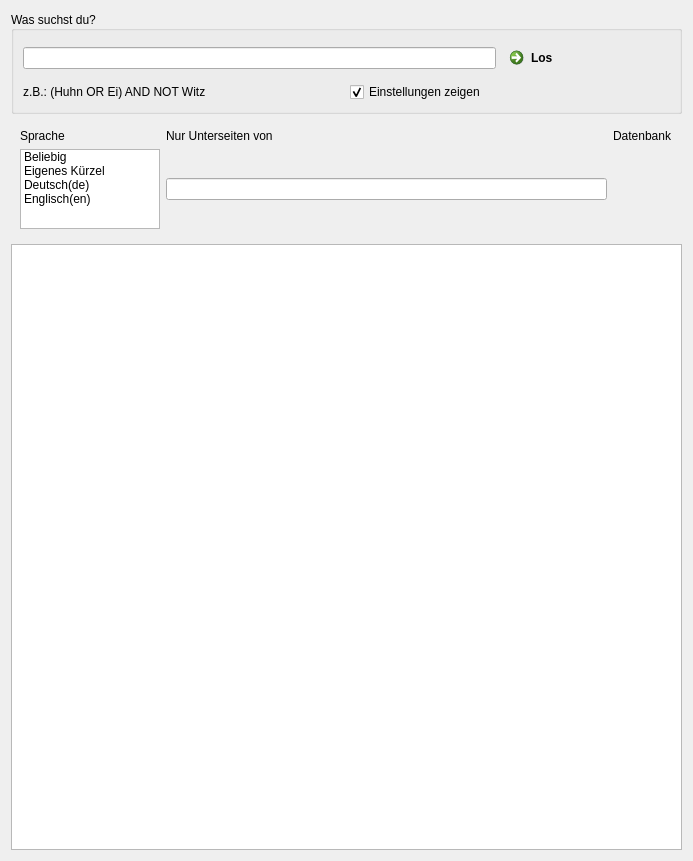
<?xml version="1.0" encoding="UTF-8"?>
<ui version="4.0">
 <class>Dialog</class>
 <widget class="QDialog" name="Dialog">
  <property name="geometry">
   <rect>
    <x>0</x>
    <y>0</y>
    <width>693</width>
    <height>861</height>
   </rect>
  </property>
  <property name="sizePolicy">
   <sizepolicy hsizetype="Preferred" vsizetype="Maximum">
    <horstretch>0</horstretch>
    <verstretch>0</verstretch>
   </sizepolicy>
  </property>
  <property name="windowTitle">
   <string>Pyoogle Search</string>
  </property>
  <layout class="QVBoxLayout" name="verticalLayout_2">
   <item>
    <layout class="QVBoxLayout" name="verticalLayout">
     <item>
      <widget class="QGroupBox" name="groupBox">
       <property name="sizePolicy">
        <sizepolicy hsizetype="Expanding" vsizetype="Preferred">
         <horstretch>0</horstretch>
         <verstretch>0</verstretch>
        </sizepolicy>
       </property>
       <property name="title">
        <string>Was suchst du?</string>
       </property>
       <property name="alignment">
        <set>Qt::AlignLeading|Qt::AlignLeft|Qt::AlignVCenter</set>
       </property>
       <property name="flat">
        <bool>false</bool>
       </property>
       <layout class="QGridLayout" name="gridLayout">
        <item row="0" column="0" colspan="2">
         <layout class="QHBoxLayout" name="horizontalLayout">
          <item>
           <widget class="QLineEdit" name="text_query">
            <property name="sizePolicy">
             <sizepolicy hsizetype="Expanding" vsizetype="Fixed">
              <horstretch>0</horstretch>
              <verstretch>0</verstretch>
             </sizepolicy>
            </property>
           </widget>
          </item>
          <item>
           <widget class="QCommandLinkButton" name="btn_search">
            <property name="text">
             <string>Los</string>
            </property>
           </widget>
          </item>
         </layout>
        </item>
        <item row="1" column="0">
         <widget class="QLabel" name="label_3">
          <property name="text">
           <string>z.B.: (Huhn OR Ei) AND NOT Witz</string>
          </property>
         </widget>
        </item>
        <item row="1" column="1">
         <widget class="QCheckBox" name="checkBox">
          <property name="text">
           <string>Einstellungen zeigen</string>
          </property>
          <property name="checked">
           <bool>true</bool>
          </property>
         </widget>
        </item>
       </layout>
      </widget>
     </item>
     <item>
      <widget class="QFrame" name="box_settings">
       <layout class="QGridLayout" name="gridLayout_3">
        <item row="0" column="0">
         <widget class="QLabel" name="label">
          <property name="text">
           <string>Sprache</string>
          </property>
         </widget>
        </item>
        <item row="1" column="1">
         <widget class="QLineEdit" name="text_start_url"/>
        </item>
        <item row="0" column="1">
         <widget class="QLabel" name="label_2">
          <property name="text">
           <string>Nur Unterseiten von</string>
          </property>
         </widget>
        </item>
        <item row="1" column="0">
         <widget class="QListWidget" name="list_language">
          <property name="sizePolicy">
           <sizepolicy hsizetype="Expanding" vsizetype="Preferred">
            <horstretch>0</horstretch>
            <verstretch>0</verstretch>
           </sizepolicy>
          </property>
          <property name="minimumSize">
           <size>
            <width>0</width>
            <height>0</height>
           </size>
          </property>
          <property name="maximumSize">
           <size>
            <width>140</width>
            <height>80</height>
           </size>
          </property>
          <item>
           <property name="text">
            <string>Beliebig</string>
           </property>
          </item>
          <item>
           <property name="text">
            <string>Eigenes Kürzel</string>
           </property>
           <property name="flags">
            <set>ItemIsSelectable|ItemIsEditable|ItemIsDragEnabled|ItemIsUserCheckable|ItemIsEnabled</set>
           </property>
          </item>
          <item>
           <property name="text">
            <string>Deutsch(de)</string>
           </property>
          </item>
          <item>
           <property name="text">
            <string>Englisch(en)</string>
           </property>
          </item>
         </widget>
        </item>
        <item row="0" column="2">
         <widget class="QLabel" name="label_4">
          <property name="text">
           <string>Datenbank</string>
          </property>
         </widget>
        </item>
        <item row="1" column="2">
         <widget class="QLabel" name="text_store">
          <property name="text">
           <string/>
          </property>
         </widget>
        </item>
       </layout>
      </widget>
     </item>
    </layout>
   </item>
   <item>
    <widget class="QListView" name="list_results">
     <property name="minimumSize">
      <size>
       <width>0</width>
       <height>0</height>
      </size>
     </property>
     <property name="horizontalScrollBarPolicy">
      <enum>Qt::ScrollBarAlwaysOff</enum>
     </property>
    </widget>
   </item>
  </layout>
 </widget>
 <resources/>
 <connections>
  <connection>
   <sender>checkBox</sender>
   <signal>clicked(bool)</signal>
   <receiver>box_settings</receiver>
   <slot>setVisible(bool)</slot>
   <hints>
    <hint type="sourcelabel">
     <x>417</x>
     <y>92</y>
    </hint>
    <hint type="destinationlabel">
     <x>212</x>
     <y>126</y>
    </hint>
   </hints>
  </connection>
  <connection>
   <sender>btn_search</sender>
   <signal>clicked()</signal>
   <receiver>Dialog</receiver>
   <slot>start_search()</slot>
   <hints>
    <hint type="sourcelabel">
     <x>565</x>
     <y>54</y>
    </hint>
    <hint type="destinationlabel">
     <x>544</x>
     <y>6</y>
    </hint>
   </hints>
  </connection>
  <connection>
   <sender>text_query</sender>
   <signal>returnPressed()</signal>
   <receiver>Dialog</receiver>
   <slot>start_search()</slot>
   <hints>
    <hint type="sourcelabel">
     <x>149</x>
     <y>55</y>
    </hint>
    <hint type="destinationlabel">
     <x>420</x>
     <y>4</y>
    </hint>
   </hints>
  </connection>
  <connection>
   <sender>text_start_url</sender>
   <signal>textChanged(QString)</signal>
   <receiver>Dialog</receiver>
   <slot>set_start_url(QString)</slot>
   <hints>
    <hint type="sourcelabel">
     <x>398</x>
     <y>200</y>
    </hint>
    <hint type="destinationlabel">
     <x>692</x>
     <y>176</y>
    </hint>
   </hints>
  </connection>
  <connection>
   <sender>list_language</sender>
   <signal>itemSelectionChanged()</signal>
   <receiver>Dialog</receiver>
   <slot>update_language()</slot>
   <hints>
    <hint type="sourcelabel">
     <x>61</x>
     <y>174</y>
    </hint>
    <hint type="destinationlabel">
     <x>2</x>
     <y>170</y>
    </hint>
   </hints>
  </connection>
  <connection>
   <sender>list_results</sender>
   <signal>clicked(QModelIndex)</signal>
   <receiver>Dialog</receiver>
   <slot>node_selected(QModelIndex)</slot>
   <hints>
    <hint type="sourcelabel">
     <x>199</x>
     <y>350</y>
    </hint>
    <hint type="destinationlabel">
     <x>0</x>
     <y>304</y>
    </hint>
   </hints>
  </connection>
 </connections>
 <slots>
  <slot>start_search()</slot>
  <slot>set_start_url(QString)</slot>
  <slot>update_language()</slot>
  <slot>node_selected(QModelIndex)</slot>
 </slots>
</ui>
